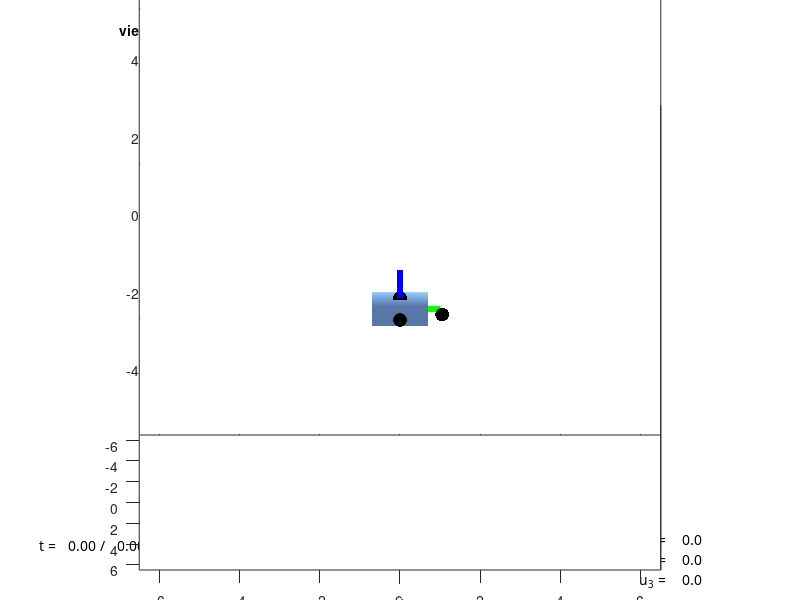

Recreate this plot in MATLAB. (Note: this script raises an error after producing the figure.)
function hw6soln
% Lines 453 and 454 will lock joints when uncommented
%%%%%%%%%%%%%%%%%%%%%%%%%%%%%%%%%%%%%%%%%%%%%%%%%%%
%
% CAN CHANGE
%

% - This line says your name.
params.teamname = '';
% - This line says the file to record your actions.
params.action_filename = 'action.mat';
% - This line says the file to record your movie.
params.movie_filename = 'movie.avi';
% - This line says the file to record your snapshot.
params.snapshot_filename = 'snapshot.pdf';
% - This line says whether or not you want to record a movie --- change it
%   from "false" to "true" and you will record a movie. Note that you must
%   have already recorded actions, before making a movie!
params.makemovie = true;
% - This line says whether or not you want to take a snapshot --- change it
%   from "false" to "true" and you will create a PDF of the figure after
%   the simulation is over.
params.makesnapshot = false;

% - NOTE: The keyboard interface is as follows:
%
%   'q'         causes the simulation to quit (gracefully, saving the
%               actions, the movie, and/or the snapshot)
% 
%   '1'         increases the torque applied to link 1 at the first joint
%   '!'         decreases the torque applied to link 1 at the first joint
%
%   '2'         increases the torque applied to link 2 at the second joint
%   '@'         decreases the torque applied to link 2 at the second joint
%
%   '3'         increases the torque applied to link 3 at the third joint
%   '#'         decreases the torque applied to link 3 at the third joint
%

%
%
%
%%%%%%%%%%%%%%%%%%%%%%%%%%%%%%%%%%%%%%%%%%%%%%%%%%%

%%%%%%%%%%%%%%%%%%%%%%%%%%%%%%%%%%%%%%%%%%%%%%%%%%%
%
% CAN'T CHANGE
%

% Define the geometry and mass properties of the robot.
robot = GetGeometryOfRobot;

% Run the simulation.
RunSimulation(robot,params);

function robot = GetGeometryOfRobot
density = 1;
kf= 7;

% - Vertices for base
robot.base.dx=sqrt(2);
robot.base.dy=sqrt(2);
robot.base.dz=0.5;
robot.base.p_in0 = [0.5*robot.base.dx*[-1 1 1 -1 -1 1 1 -1];
                    0.5*robot.base.dy*[-1 -1 -1 -1 1 1 1 1];
                    0.5*robot.base.dz*[-1 -1 1 1 -1 -1 1 1]];
% - Vertices of link #1
robot.link1.dx=2;
robot.link1.dy=2;
robot.link1.dz=1.5;
robot.link1.p_in1 = [0.5*robot.link1.dx*[-1 1 1 -1 -1 1 1 -1];
                     0.5*robot.link1.dy*[-1 -1 -1 -1 1 1 1 1];
                     0.5*robot.link1.dz*[-1 -1 1 1 -1 -1 1 1]];
% - Vertices of link #2
robot.link2.dx=1;
robot.link2.dy=3;
robot.link2.dz=1;
robot.link2.p_in2 = [0.5*robot.link2.dx*[-1 1 1 -1 -1 1 1 -1];
                     0.5*robot.link2.dy*[-1 -1 -1 -1 1 1 1 1];
                     0.5*robot.link2.dz*[-1 -1 1 1 -1 -1 1 1]];
% - Vertices of link #3
robot.link3.dx=1;
robot.link3.dy=4;
robot.link3.dz=1;
robot.link3.p_in3 = [0.5*robot.link3.dx*[-1 1 1 -1 -1 1 1 -1];
                     0.5*robot.link3.dy*[-1 -1 -1 -1 1 1 1 1];
                     0.5*robot.link3.dz*[-1 -1 1 1 -1 -1 1 1]];
% - Create for later use
robot.link1.p_in0 = nan(size(robot.link1.p_in1));
robot.link2.p_in0 = nan(size(robot.link2.p_in2));
robot.link3.p_in0 = nan(size(robot.link3.p_in3));
% - Faces for base and for each link (all are boxes with vertices in the
%   same order)
robot.faces =  [1 2 3;
                3 4 1;
                2 6 7;
                7 3 2;
                6 5 8;
                8 7 6;
                5 1 4;
                4 8 5;
                4 3 7;
                7 8 4;
                5 6 2;
                2 1 5];

% - The density (assumed uniform) of each link
robot.link1.rho = density;
robot.link2.rho = density;
robot.link3.rho = density;

% - Parameters that you may ignore
alpha = 0.5;
beta = 0.35;
delta = 0.05;

% - Parameters that govern the relative position of each frame
%
%       o_10 = robot.a1 + R_1in0*robot.b1
%
%           ... (same for the others)
%
robot.a1 = [0; 0; (alpha+delta)*(robot.link1.dz+robot.base.dz)];
robot.b1 = [0; 0; 0];
robot.a2 = [(alpha+delta)*(robot.link2.dx+robot.link1.dx); 0; 0];
robot.b2 = [0; beta*robot.link2.dy; 0];
robot.a3 = [(alpha+delta)*(robot.link3.dx+robot.link2.dx); beta*robot.link2.dy; 0];
robot.b3 = [0; beta*robot.link3.dy; 0];

% - The points of attachment between links
%
%       p_ABinC means the point of attachment between link A and link B,
%               written in the coordinates of frame C (where "link 0" and
%               "base" are the same thing)
%
robot.p_01in0 = [0;0;(alpha+delta)*robot.base.dz];
robot.p_12in1 = [(alpha+delta)*robot.link1.dx;0;0];
robot.p_23in2 = [(alpha+delta)*robot.link2.dx;beta*robot.link2.dy;0];

% - The coefficient of friction at each joint
robot.kfriction =kf;
% for one link, 2.75 looks right 
%for two links, 8 looks right
% for full links, 12 looks right
%
%
%%%%%%%%%%%%%%%%%%%%%%%%%%%%%%%%%%%%%%%%%%%%%%%%%%%

%%%%%%%%%%%%%%%%%%%%%%%%%%%%%%%%%%%%%%%%%%%%%%%%%%%
%
% MUST CHANGE
%

% - Mass and moment of inertia of link #1
[robot.link1.m,robot.link1.J_in1] = MassAndMomentOfInertiaOfBox(robot.link1.dx,robot.link1.dy,robot.link1.dz,density);

% - Mass and moment of inertia of link #2
[robot.link2.m,robot.link2.J_in2] = MassAndMomentOfInertiaOfBox(robot.link2.dx,robot.link2.dy,robot.link2.dz,density);

% - Mass and moment of inertia of link #3
[robot.link3.m,robot.link3.J_in3] = MassAndMomentOfInertiaOfBox(robot.link3.dx,robot.link3.dy,robot.link3.dz,density);

%
%
%
%%%%%%%%%%%%%%%%%%%%%%%%%%%%%%%%%%%%%%%%%%%%%%%%%%%

%%%%%%%%%%%%%%%%%%%%%%%%%%%%%%%%%%%%%%%%%%%%%%%%%%%
%
% CAN'T CHANGE
%

function RunSimulation(robot,params)

% Create figure.
world = CreateFigure(robot,params);
% Define time at which to start the simulation.
t = 0;
% Define time step.
dt = 5e-2;

%
%
%
%%%%%%%%%%%%%%%%%%%%%%%%%%%%%%%%%%%%%%%%%%%%%%%%%%%

%%%%%%%%%%%%%%%%%%%%%%%%%%%%%%%%%%%%%%%%%%%%%%%%%%%
%
% CAN CHANGE
%

% Define time limit.
tmax = 100;
% Define initial conditions
% - joint angles (configuration)
% theta = [0;-pi/2;pi/2]; %<------- for one link configuration
theta = [0;pi;0]; %<-------- for two link configuration
% - joint velocities
thetadot = [0;0;0];
% Define intial motor torques
u1 = 0;
u2 = 0;
u3 = 0;





% theta = randn(3,1);
% thetadot = randn(3,1);
% u1 = randn;
% u2 = randn;
% u3 = randn;

%
%
%
%%%%%%%%%%%%%%%%%%%%%%%%%%%%%%%%%%%%%%%%%%%%%%%%%%%

%%%%%%%%%%%%%%%%%%%%%%%%%%%%%%%%%%%%%%%%%%%%%%%%%%%
%
% CAN'T CHANGE
%

% Either start making a movie or start storing actions.
global action done
action = [u1;u2;u3];
if (params.makemovie)
    load(params.action_filename);
    myV = VideoWriter(params.movie_filename);
    myV.Quality = 100;
    open(myV);
else
    actionRecord = [];
end

% Loop until 'done' is true.
done = false;
while (~done)
    
    % Either store or retrieve the action.
    if (params.makemovie)
        [actionRecord,curaction,done] = RetrieveAction(actionRecord);
        action = curaction;
    else
        curaction = action;
        actionRecord = StoreAction(actionRecord,curaction);
    end
    
    % Compute input torques applied by SC to each RW.
    u1 = curaction(1);
    u2 = curaction(2);
    u3 = curaction(3);
	
    % Solve ODEs.
    [t,theta,thetadot] = ...
        Simulate(t,dt,...           % <- time and time step
                 theta,thetadot,... % <- state
                 u1,u2,u3,...       % <- applied torques
                 robot);            % <- parameters that describe the robot
	
%
%
%
%%%%%%%%%%%%%%%%%%%%%%%%%%%%%%%%%%%%%%%%%%%%%%%%%%%

%%%%%%%%%%%%%%%%%%%%%%%%%%%%%%%%%%%%%%%%%%%%%%%%%%%
%
% MUST CHANGE
%
    
    % Compute: orientation and position of link #1
    %   (R_1in0 and o_1in0)
    R_1in0 = RZ(theta(1));
    o_1in0 = robot.a1+R_1in0*robot.b1;
    
    % Compute: orientation and position of link #2
    %   (R_2in0 and o_2in0 ... hint: first compute R_2in1 and o_2in1)
    R_2in1 = RX(theta(2));
    o_2in1 = robot.a2+R_2in1*robot.b2;
    R_2in0 = R_1in0*R_2in1;
    o_2in0 = o_1in0+R_1in0*o_2in1;
    
    % Compute: orientation and position of link #3
    %   (R_3in0 and o_3in0 ... hint: first compute R_3in2 and o_3in2)
    R_3in2 = RX(theta(3));
    o_3in2 = robot.a3+R_3in2*robot.b3;
    R_3in0 = R_2in0*R_3in2;
    o_3in0 = o_2in0+R_2in0*o_3in2;
    
    % Compute: robot.link1.p_in0, robot.link2.p_in0, robot.link3.p_in0
    for i=1:size(robot.link1.p_in1,2)
        robot.link1.p_in0(:,i) = o_1in0+R_1in0*robot.link1.p_in1(:,i);
    end
    for i=1:size(robot.link2.p_in2,2)
        robot.link2.p_in0(:,i) = o_2in0+R_2in0*robot.link2.p_in2(:,i);
    end
    for i=1:size(robot.link3.p_in3,2)
        robot.link3.p_in0(:,i) = o_3in0+R_3in0*robot.link3.p_in3(:,i);
    end
    
%
%
%
%%%%%%%%%%%%%%%%%%%%%%%%%%%%%%%%%%%%%%%%%%%%%%%%%%%
    
%%%%%%%%%%%%%%%%%%%%%%%%%%%%%%%%%%%%%%%%%%%%%%%%%%%
%
% CAN'T CHANGE
%
    
    % Update the figure.
    world = UpdateFigure(world,robot,o_1in0,R_1in0,o_2in0,R_2in0,o_3in0,R_3in0,u1,u2,u3,t,tmax);
    
    % If making a movie, store the current figure as a frame.
    if (params.makemovie)
        frame = getframe(gcf);
        writeVideo(myV,frame);
    end
    
    % Stop if time has reached its maximum.
    if (t>tmax)
        done = true;
    end
    
end
% Either close the movie or save the record of actions.
if (params.makemovie)
    for i=1:30
        frame = getframe(gcf);
        writeVideo(myV,frame);
    end
    close(myV);
else
    save(params.action_filename,'actionRecord');
end

if (params.makesnapshot)
    set(gcf,'paperorientation','landscape');
    set(gcf,'paperunits','normalized');
    set(gcf,'paperposition',[0 0 1 1]);
    print(gcf,'-dpdf',params.snapshot_filename);
end

%
%
%
%%%%%%%%%%%%%%%%%%%%%%%%%%%%%%%%%%%%%%%%%%%%%%%%%%%

%%%%%%%%%%%%%%%%%%%%%%%%%%%%%%%%%%%%%%%%%%%%%%%%%%%
%
% MUST CHANGE
%

function [thetadot,thetadotdot] = GetRates(theta,thetadot,u1,u2,u3,robot)
%
% inputs:
%
%   theta       3x1 matrix of joint angles
%   thetadot    3x1 matrix of joint velocities
%   u1          torque applied by motor to link 1 through joint 1
%   u2          torque applied by motor to link 2 through joint 2
%   u3          torque applied by motor to link 3 through joint 3
%   robot       a whole bunch of parameters (see GetGeometryOfRobot)
%
% outputs:
%
%   thetadot    3x1 matrix of joint velocities
%   thetadotdot 3x1 matrix of joint accelerations

% velocities...
thetadot = thetadot;

% accelerations...

% Compute: orientation and position of link #1
%   (R_1in0 and o_1in0)
R_1in0 = RZ(theta(1));
o_1in0 = robot.a1+R_1in0*robot.b1;

% Compute: orientation and position of link #2
%   (R_2in0 and o_2in0 ... hint: first compute R_2in1 and o_2in1)
R_2in1 = RX(theta(2));
o_2in1 = robot.a2+R_2in1*robot.b2;
R_2in0 = R_1in0*R_2in1;
o_2in0 = o_1in0+R_1in0*o_2in1;

% Compute: orientation and position of link #3
%   (R_3in0 and o_3in0 ... hint: first compute R_3in2 and o_3in2)
R_3in2 = RX(theta(3));
o_3in2 = robot.a3+R_3in2*robot.b3;
R_3in0 = R_2in0*R_3in2;
o_3in0 = o_2in0+R_2in0*o_3in2;

% - gravity
% g = 386.22;
g = 100;

% - copied over for convenience
m1 = robot.link1.m;
m2 = robot.link2.m;
m3 = robot.link3.m;
a1 = robot.a1;
b1 = robot.b1;
a2 = robot.a2;
b2 = robot.b2;
a3 = robot.a3;
b3 = robot.b3;
J1 = robot.link1.J_in1;
J2 = robot.link2.J_in2;
J3 = robot.link3.J_in3;
p_01in0 = robot.p_01in0;
p_12in1 = robot.p_12in1;
p_23in2 = robot.p_23in2;
k = robot.kfriction;

% - parameters
z_0in0 = [0;0;1];
z_1in1 = [0;0;1];
t01 = [0;0;1];
S01 = [1 0; 0 1; 0 0];
t12 = [1;0;0];
S12 = [0 0; 1 0; 0 1];
t23 = [1;0;0];
S23 = [0 0; 1 0; 0 1];
x_2in2 = [1;0;0];
x_3in3 = [1;0;0];

% - computed
w_01in1 = z_1in1*thetadot(1);
z_1in2 = R_2in1'*z_1in1;
w_02in2 = z_1in2*thetadot(1)+x_2in2*thetadot(2);
w_12in2 = x_2in2*thetadot(2);
z_1in3 = R_3in2'*z_1in2;
x_2in3 = R_3in2'*x_2in2;
w_03in3 = z_1in3*thetadot(1)+x_2in3*thetadot(2)+x_3in3*thetadot(3);
w_13in3 = x_2in3*thetadot(2)+x_3in3*thetadot(3);
w_23in3 = x_3in3*thetadot(3);

F1 = [-m1*R_1in0*wedge(b1)*z_1in1 zeros(3,1) zeros(3,1) -eye(3) zeros(3,2) R_1in0 zeros(3,2) zeros(3,3) zeros(3,2);
      J1*z_1in1 zeros(3,1) zeros(3,1) -R_1in0'*wedge(p_01in0-o_1in0) -R_1in0'*S01 wedge(p_12in1) S12 zeros(3,3) zeros(3,2)];
h1 = [-m1*R_1in0*wedge(w_01in1)*wedge(w_01in1)*b1-m1*g*z_0in0;
      -wedge(w_01in1)*J1*w_01in1+R_1in0'*t01*(u1-k*thetadot(1))-t12*(u2-k*thetadot(2))];

F2 = [-m2*(R_1in0*wedge(b1+a2)*z_1in1+R_2in0*wedge(b2)*z_1in2) -m2*R_2in0*wedge(b2)*x_2in2 zeros(3,1) zeros(3,3) zeros(3,2) -R_1in0 zeros(3,2) R_2in0 zeros(3,2);
      J2*z_1in2 J2*x_2in2 zeros(3,1) zeros(3,3) zeros(3,2) -R_2in1'*wedge(p_12in1-o_2in1) -R_2in1'*S12 wedge(p_23in2) S23];
h2 = [-m2*(R_1in0*wedge(w_01in1)*wedge(w_01in1)*(b1+a2)+R_2in0*(wedge(w_02in2)*wedge(w_02in2)*b2+wedge(b2)*wedge(w_12in2)*z_1in2*thetadot(1)))-m2*g*z_0in0;
      J2*wedge(w_12in2)*z_1in2*thetadot(1)-wedge(w_02in2)*J2*w_02in2+R_2in1'*t12*(u2-k*thetadot(2))-t23*(u3-k*thetadot(3))];

F3 = [-m3*(R_1in0*wedge(b1+a2)*z_1in1+R_2in0*wedge(b2+a3)*z_1in2+R_3in0*wedge(b3)*z_1in3) -m3*(R_2in0*wedge(b2+a3)*x_2in2+R_3in0*wedge(b3)*x_2in3) -m3*(R_3in0*wedge(b3)*x_3in3) zeros(3,3) zeros(3,2) zeros(3,3) zeros(3,2) -R_2in0 zeros(3,2);
      J3*z_1in3 J3*x_2in3 J3*x_3in3 zeros(3,3) zeros(3,2) zeros(3,3) zeros(3,2) -R_3in2'*wedge(p_23in2-o_3in2) -R_3in2'*S23];
h3 = [-m3*(R_1in0*(wedge(w_01in1)*wedge(w_01in1)*(b1+a2))+R_2in0*(wedge(w_02in2)*wedge(w_02in2)*(b2+a3)+wedge(b2+a3)*wedge(w_12in2)*z_1in2*thetadot(1))+R_3in0*(wedge(w_03in3)*wedge(w_03in3)*b3+wedge(b3)*(wedge(w_13in3)*z_1in3*thetadot(1)+wedge(w_23in3)*x_2in3*thetadot(2))))-m3*g*z_0in0;
      J3*(wedge(w_13in3)*z_1in3*thetadot(1)+wedge(w_23in3)*x_2in3*thetadot(2))+R_3in2'*t23*(u3-k*thetadot(3))-wedge(w_03in3)*J3*w_03in3];


F = [F1;F2;F3];
h = [h1;h2;h3];
soln = F\h;
% soln(1,:)=0;
% soln(2,:)=0;
thetadotdot = soln(1:3,:);


%
%
%
%%%%%%%%%%%%%%%%%%%%%%%%%%%%%%%%%%%%%%%%%%%%%%%%%%%

%%%%%%%%%%%%%%%%%%%%%%%%%%%%%%%%%%%%%%%%%%%%%%%%%%%%%%
%
% CAN'T CHANGE
%

function actionRecord = StoreAction(actionRecord,action)
actionRecord(:,end+1) = action;

function [actionRecord,action,done] = RetrieveAction(actionRecord)
action = actionRecord(:,1);
actionRecord = actionRecord(:,2:end);
done = isempty(actionRecord);

function [t,theta,thetadot] = ...
                Simulate(t,dt,...           % <- time and time step
                         theta,thetadot,... % <- state
                         u1,u2,u3,...       % <- applied torques
                         robot)             % <- parameters
[t,x] = ode45(@(t,x) GetXDot(t,x,u1,u2,u3,robot),[t t+dt],[theta;thetadot]);
x = x';
t = t(end);
[theta,thetadot] = XToState(x);

function xdot = GetXDot(t,x,u1,u2,u3,robot)
% Unpack the state.
[theta,thetadot] = XToState(x);
% Get time derivatives.
[thetadot,thetadotdot] = GetRates(theta,thetadot,u1,u2,u3,robot);
% Pack time derivatives.
xdot = [thetadot;thetadotdot];

function [theta,thetadot] = XToState(x)
theta = x(1:3,end);
thetadot = x(4:6,end);

function robotfig = DrawRobot(robotfig,robot,o_1in0,R_1in0,o_2in0,R_2in0,alpha)
ered=[1,0.6,0];
egrey=[0.4745,0.6471,0.9098];
if isempty(robotfig)
    % - joints
    p = robot.p_01in0;
    robotfig.joint1 = line(p(1),p(2),p(3),'color','k','marker','.','markersize',30);
    p = o_1in0+R_1in0*robot.p_12in1;
    robotfig.joint2 = line(p(1),p(2),p(3),'color','k','marker','.','markersize',30);
    p = o_2in0+R_2in0*robot.p_23in2;
    robotfig.joint3 = line(p(1),p(2),p(3),'color','k','marker','.','markersize',30);
    % - links
    robotfig.base = patch('Vertices',robot.base.p_in0','Faces',robot.faces,'FaceColor',egrey,...
                          'FaceAlpha',alpha,'EdgeAlpha',alpha,...
                          'backfacelighting','reverselit','AmbientStrength',0.6);
    robotfig.link1 = patch('Vertices',robot.link1.p_in0','Faces',robot.faces,'FaceColor',ered,...
                             'FaceAlpha',alpha,'EdgeAlpha',alpha,...
                             'backfacelighting','reverselit','AmbientStrength',0.6);
	robotfig.link2 = patch('Vertices',robot.link2.p_in0','Faces',robot.faces,'FaceColor',ered,...
                             'FaceAlpha',alpha,'EdgeAlpha',alpha,...
                             'backfacelighting','reverselit','AmbientStrength',0.6);
	robotfig.link3 = patch('Vertices',robot.link3.p_in0','Faces',robot.faces,'FaceColor',ered,...
                             'FaceAlpha',alpha,'EdgeAlpha',alpha,...
                             'backfacelighting','reverselit','AmbientStrength',0.6);
else
    set(robotfig.link1,'vertices',robot.link1.p_in0');
    set(robotfig.link2,'vertices',robot.link2.p_in0');
    set(robotfig.link3,'vertices',robot.link3.p_in0');
    p = o_1in0+R_1in0*robot.p_12in1;
    set(robotfig.joint2,'xdata',p(1),'ydata',p(2),'zdata',p(3));
    p = o_2in0+R_2in0*robot.p_23in2;
    set(robotfig.joint3,'xdata',p(1),'ydata',p(2),'zdata',p(3));
end

function frame = DrawFrame(frame,o,R)
p = [o repmat(o,1,3)+R];
view(90,15);
if isempty(frame)
    frame.x = plot3(p(1,[1 2]),p(2,[1 2]),p(3,[1 2]),'r-','linewidth',4);
    frame.y = plot3(p(1,[1 3]),p(2,[1 3]),p(3,[1 3]),'g-','linewidth',4);
    frame.z = plot3(p(1,[1 4]),p(2,[1 4]),p(3,[1 4]),'b-','linewidth',4);
else
    set(frame.x,'xdata',p(1,[1 2]),'ydata',p(2,[1 2]),'zdata',p(3,[1 2]));
    set(frame.y,'xdata',p(1,[1 3]),'ydata',p(2,[1 3]),'zdata',p(3,[1 3]));
    set(frame.z,'xdata',p(1,[1 4]),'ydata',p(2,[1 4]),'zdata',p(3,[1 4]));
end

function world = CreateFigure(robot,params)
% - clear the current figure
clf;
% - text (it's important this is in the back, so you can rotate the view
%         and other stuff!)
axes('position',[0 0 1 1]);
axis([0 1 0 1]);
hold on;
axis off;
fs = 10;
world.text.label=text(0.15,0.95,'view: frame 0','fontweight','bold','fontsize',fs);
world.text.time=text(0.05,0.1,sprintf('t = %6.2f / %6.2f\n',0,0),'fontsize',fs,'verticalalignment','top','fontname','monaco');
world.text.teamname=text(0.05,0.04,params.teamname,'fontsize',fs,'verticalalignment','top','fontweight','bold');
world.text.torques=text(0.8,0.02,sprintf('u_1 = %6.1f\nu_2 = %6.1f\nu_3 = %6.1f',0,0,0),'fontsize',fs,'fontname','monaco','verticalalignment','bottom');
% - view from frame 0
axes('position',[0.05 0.05 .9 1]);
set(gcf,'renderer','opengl');
axis equal;
axis([-6.5 6.5 -6.5 6.5 -5 7]);
axis manual;
hold on;
view([90-37.5,20]);
box on;
set(gca,'projection','perspective');
set(gca,'clipping','on','clippingstyle','3dbox');
world.view0.robot = DrawRobot([],robot,zeros(3,1),eye(3),zeros(3,1),eye(3),0.6);
world.view0.frame0 = DrawFrame([],zeros(3,1),eye(3));
world.view0.frame1 = DrawFrame([],zeros(3,1),eye(3));
world.view0.frame2 = DrawFrame([],zeros(3,1),eye(3));
world.view0.frame3 = DrawFrame([],zeros(3,1),eye(3));
lighting gouraud
world.view0.light = light('position',zeros(3,1)','style','local');
% - make the figure respond to key commands
set(gcf,'KeyPressFcn',@onkeypress_nokeypad);

function world = UpdateFigure(world,robot,o_1in0,R_1in0,o_2in0,R_2in0,o_3in0,R_3in0,u1,u2,u3,t,tmax)
world.view0.robot = DrawRobot(world.view0.robot,robot,o_1in0,R_1in0,o_2in0,R_2in0);
world.view0.frame1 = DrawFrame(world.view0.frame1,o_1in0,R_1in0);
world.view0.frame2 = DrawFrame(world.view0.frame2,o_2in0,R_2in0);
world.view0.frame3 = DrawFrame(world.view0.frame3,o_3in0,R_3in0);
set(world.view0.light,'position',(o_3in0+R_3in0*[0;0.51*robot.link3.dy;0])');
set(world.text.time,'string',sprintf('t = %6.2f / %6.2f\n',t,tmax));
set(world.text.torques,'string',sprintf('u_1 = %6.1f\nu_2 = %6.1f\nu_3 = %6.1f',u1,u2,u3));
drawnow

function onkeypress_nokeypad(src,event)
global action done
du = 1;
if event.Character == '1'
    action(1,1) = action(1,1)+du;
elseif event.Character == '!'
    action(1,1) = action(1,1)-du;
elseif event.Character == '2'
    action(2,1) = action(2,1)+du;
elseif event.Character == '@'
    action(2,1) = action(2,1)-du;
elseif event.Character == '3'
    action(3,1) = action(3,1)+du;
elseif event.Character == '#'
    action(3,1) = action(3,1)-du;
elseif event.Character == 'q'
    done = true;
end

%
%
%
%%%%%%%%%%%%%%%%%%%%%%%%%%%%%%%%%%%%%%%%%%%%%%%%%%%%%%

%%%%%%%%%%%%%%%%%%%%%%%%%%%%%%%%%%%%%%%%%%%%%%%%%%%
%
% THINGS I ADDED
%

function [m,J] = MassAndMomentOfInertiaOfBox(x,y,z,density)
% - assumes unit, uniform density
m = x*y*z*density;
J = (m/12)*diag([y^2+z^2,z^2+x^2,x^2+y^2]);
function R = RX(h)
R = [1 0 0;
     0 cos(h) -sin(h);
     0 sin(h) cos(h)];
function R = RY(h)
R = [cos(h) 0 sin(h); 0 1 0; -sin(h) 0 cos(h)];
function R = RZ(h)
R = [cos(h) -sin(h) 0;
     sin(h) cos(h) 0;
     0 0 1];
function wHat = wedge(w)
wHat = [0 -w(3) w(2); w(3) 0 -w(1); -w(2) w(1) 0];

%
%
%
%%%%%%%%%%%%%%%%%%%%%%%%%%%%%%%%%%%%%%%%%%%%%%%%%%%